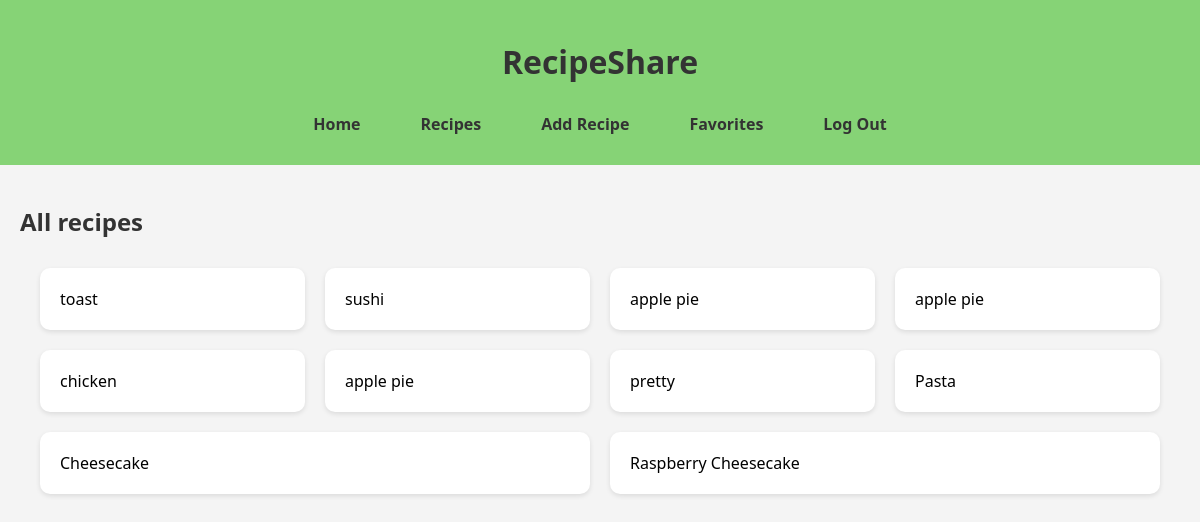
The page /recipes (signed in) on the database its author committed.
### models.py (models this page shows, shortened)
class Recipe(db.Model):
    __tablename__ = 'recipes'
    recipe_id = db.mapped_column(db.Integer, primary_key=True)
    recipe_name = db.mapped_column(db.String(500))
    ingredients = db.mapped_column(db.String(1000))
    method = db.mapped_column(db.String(5000))
    total_time = db.mapped_column(db.Integer)
    date_added = db.mapped_column(db.DateTime, default=datetime.now(timezone.utc))
    chef_id = db.mapped_column(db.Integer, db.ForeignKey('users.user_id'), nullable=False)
    cuisine_id = db.mapped_column(db.Integer, db.ForeignKey('cuisines.cuisine_id'), nullable=False)
    chef = db.relationship('User', back_populates='recipes')
    cuisine = db.relationship('Cuisine', back_populates='recipes')
    favorites = db.relationship('Favorite', back_populates='recipe')

### app.py (the view)
@app.route('/recipes')
def recipe_list():
    return render_template('recipe_list.html', recipes = Recipe.query.all())#

### app.py (called while the page is built)
@login_manager.user_loader
def load_user(user_id):
    return User.query.get(int(user_id))

### templates/recipe_list.html
{% extends 'base.html' %}
{% block content %}
    <h2>All recipes</h2>
    <ul class="card-list">
        {% for recipe in recipes %}
        <li>
            <a href="{{ url_for('recipe', recipe_id=recipe.recipe_id) }}">{{ recipe.recipe_name }}</a>
        </li>
        {% endfor %}
    </ul>
{% endblock %}

### static/style.css (style rules this page uses)
* { box-sizing: border-box; }
body { padding: 0; font-family: 'Segoe UI', Tahoma, Geneva, Verdana, sans-serif; background-color: #f4f4f4; margin: 0px; }
h1, h2, h3, h4, h5, h6, p { margin: 20px 0; color: #333; }
ul.card-list { list-style-type: none; display: flex; flex-wrap: wrap; margin: 10px; padding: 0; }
ul.card-list li { background-color: #fff; border-radius: 10px; box-shadow: 0 2px 5px rgba(0,0,0,0.1); margin: 10px; padding: 20px; flex: 1 1 calc(25% - 20px); transition: transform 0.2s, box-shadow 0.2s; }
ul.card-list li a { text-decoration: none; color: inherit; }

### rows shown on the page
Recipe: recipe_name "toast"
Recipe: recipe_name "sushi"
Recipe: recipe_name "apple pie"
Recipe: recipe_name "apple pie"
Recipe: recipe_name "chicken"
Recipe: recipe_name "apple pie"
Recipe: recipe_name "pretty"
Recipe: recipe_name "Pasta"
Recipe: recipe_name "Cheesecake"
Recipe: recipe_name "Raspberry Cheesecake"
